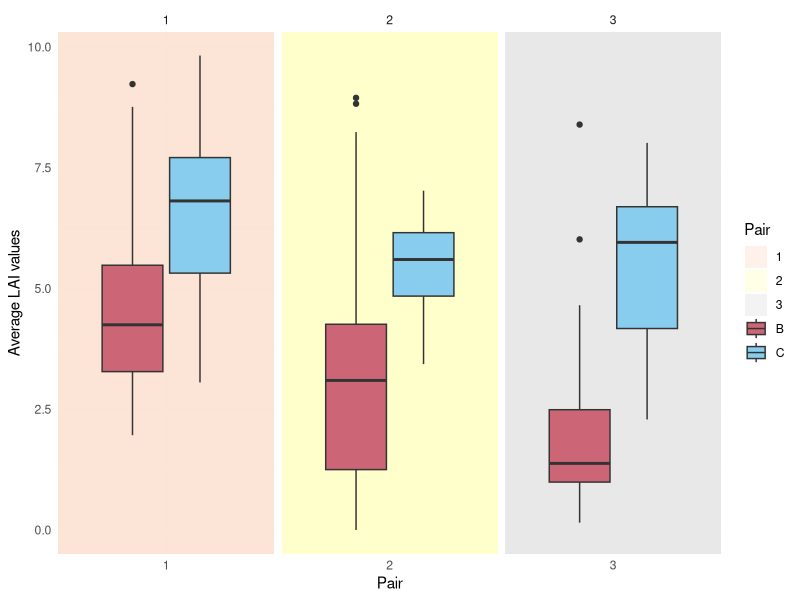

R code for this plot:
## ---- chunk 1
library(tidyverse)
library(dplyr)
library(ggplot2)
## ---- chunk 2
lai <- read_csv("LAIR.csv")

#Add Treatment & Pair columns
lai2 <- lai %>% mutate(Treatment=case_when(
  Unit %in% c("3/16","5/15","28/2","12/2") ~ "Shelterwood",
  Unit %in% c("20/2","3/1") ~ "Seedtree",
  Unit %in% c("44B","45C","46B","46C") ~ "Clearcut"))

lai2 <- lai2 %>% replace_na(list(
  Unit="Unnamed",Treatment="Unmanaged"))

lai2 <- lai2 %>% mutate(Pair=case_when(
  Unit %in% c("3/16","5/15")~"1",
  Unit %in% c("20/2","3/1")~"2",
  Unit %in% c("28/2","12/2")~"3",
  Unit=="Unnamed"~"4",
  Unit %in% c("44B","45C")~"5",
  Unit %in% c("46B","46C")~"6"))

lai2 <- lai2 %>% 
  mutate(Location=as.factor(Location),
         Unit=as.factor(Unit),
         Disturbance=as.factor(Disturbance),
         Treatment=as.factor(Treatment),
         Pair=as.factor(Pair))
## ---- chunk 3
#LAI! plot by pair and burn y/n
bc <- c("B"="#CC6677","C"="#88CCEE")
p3 <- c("1"="#FBE3D6","2"="#FFFFCC","3"="#E8E8E8")

lai2 %>% filter(Pair %in% c("1","2","3")) %>% 
  ggplot(aes(Pair,avgLAI))+
  geom_rect(aes(fill=Pair),alpha=0.5,
            xmin=-Inf, xmax=Inf, ymin=-Inf, ymax=Inf)+
  geom_boxplot(aes(fill=Disturbance))+
  scale_fill_manual(values=c(p3,bc))+
  facet_grid(~Pair,scales='free_x')+
  theme_minimal()+
  #theme(text=element_text(size=30))+
  ylab("Average LAI values")
